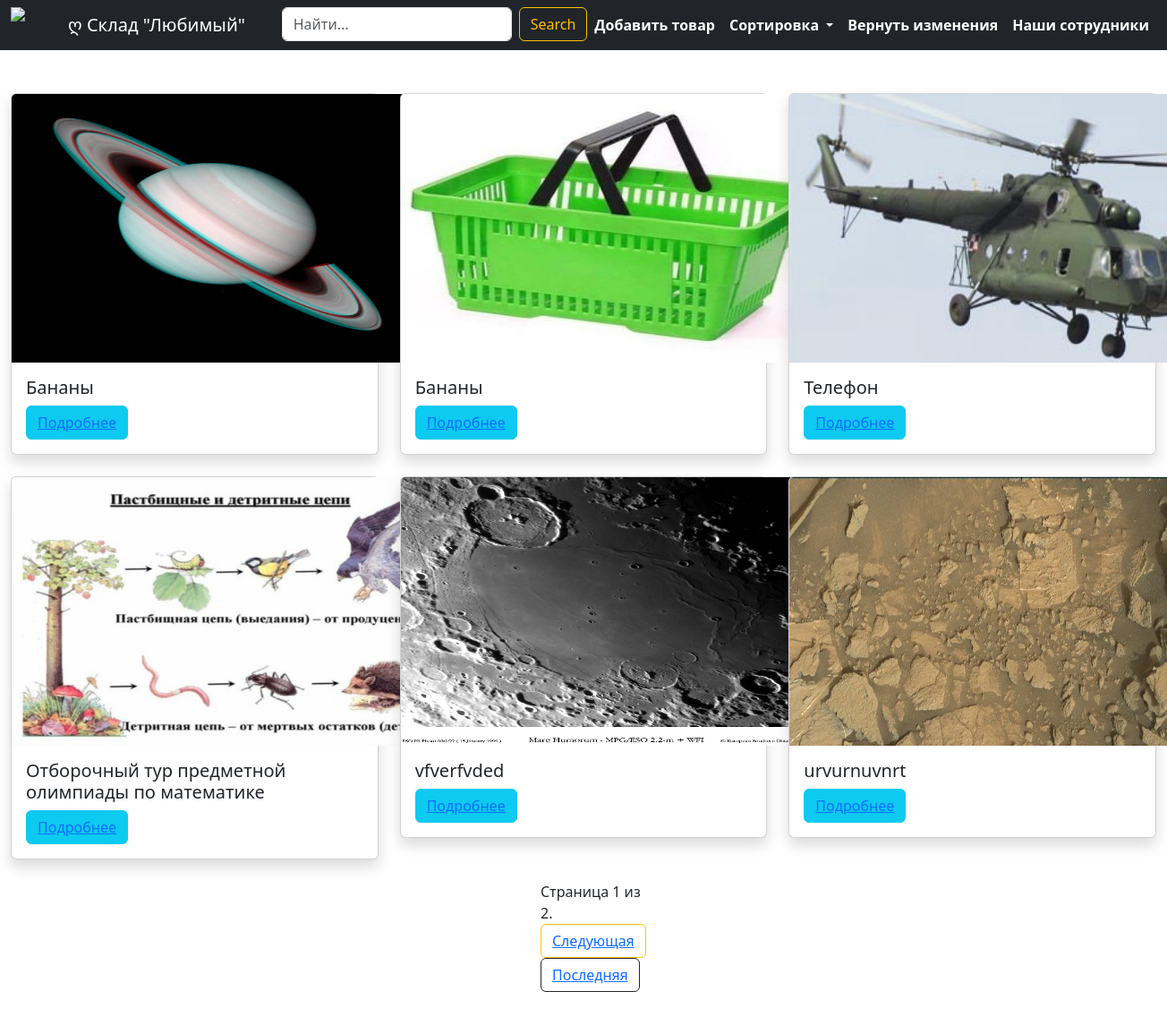
The page /inventar_detail/1 (signed in) on the database as committed earlier.
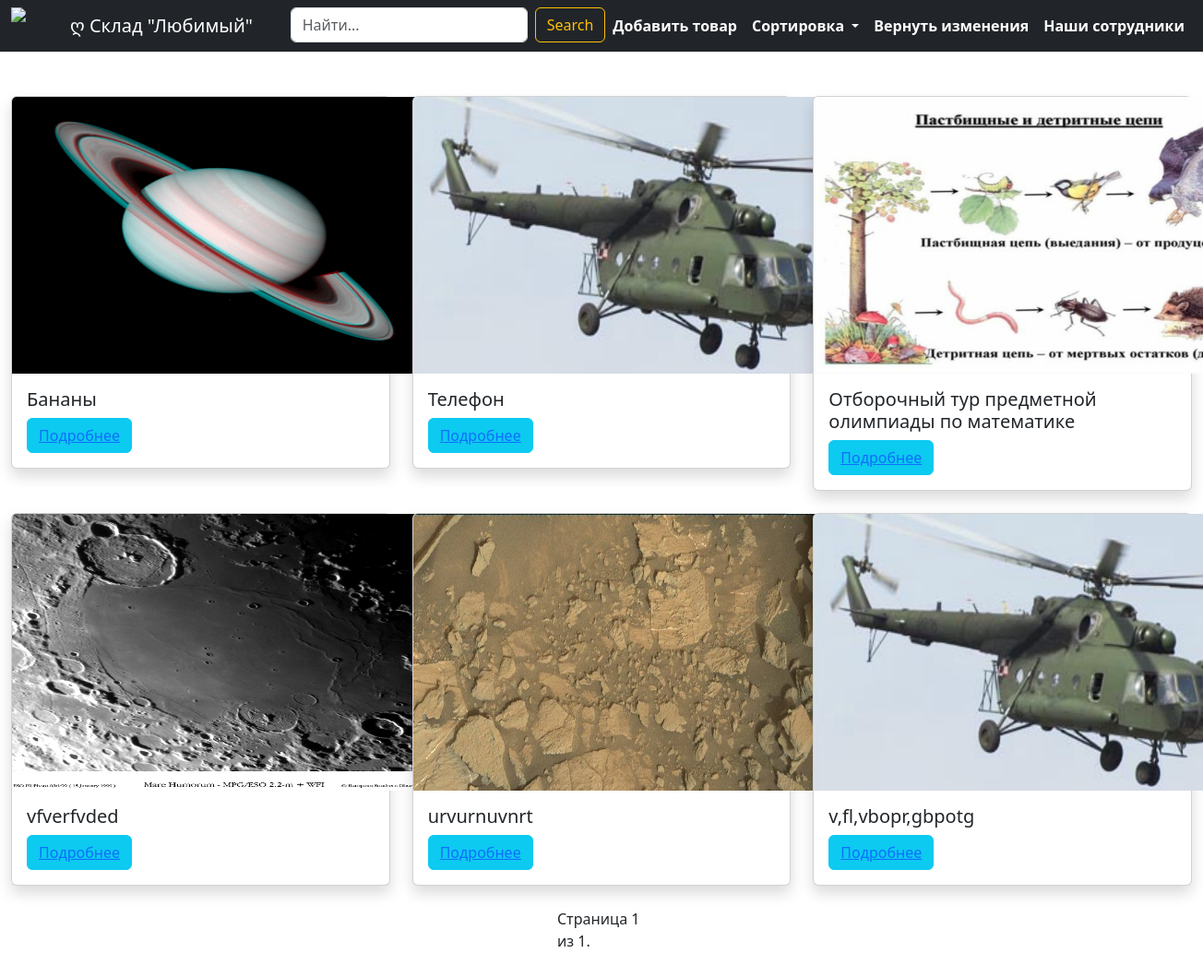
The same page on the database as committed later.
### main/models.py (models this page shows, shortened)
class Inventar(models.Model):
    name = models.CharField('Название', max_length=100)
    category = models.ForeignKey(Category, on_delete=models.CASCADE, related_name='category_category')
    kod = models.IntegerField('Код')
    price = models.FloatField('Цена')
    image = models.ImageField(upload_to='images/', blank=True)
    created_at = models.DateField(auto_now_add=True)
    updated_at = models.DateField(auto_now=True)
    user = models.ForeignKey(User, on_delete=models.CASCADE, related_name='registration_inventar')

### main/views.py (the view)
# urls.py: path('inventar_detail/<int:category_id>', views.inventar_detail, name='inventar_detail'),
def inventar_detail(request, category_id):
    category = get_object_or_404(Category, pk=category_id, user=request.user)
    inventars = Inventar.objects.filter(category=category, user=request.user)
    paginator = Paginator(inventars, 6)
    page_number = request.GET.get('page')
    page_obj = paginator.get_page(page_number)
    return render(request, 'inventar_detail.html', {'page_obj': page_obj, 'category': category})

### templates/inventar_detail.html (shortened to what this page needs)
{% load static %}
<!DOCTYPE html>
<html lang="en">
<head>
    <link rel="stylesheet" href="{% static 'css/rrr.css' %}">
    <link href="https://cdn.jsdelivr.net/npm/bootstrap@5.3.3/dist/css/bootstrap.min.css" rel="stylesheet"
>
</head>
<body>
<nav class="navbar navbar-expand-lg navbar-dark bg-dark">
    <div class="container-fluid">
        <img src="https://www.freeiconspng.com/uploads/warehouse-inventory-icon-10.png" alt="Иконка" style="width: 5%">
        <a class="navbar-brand" href="{% url 'main' %}">ღ Склад "Любимый"</a>
        <div class="collapse navbar-collapse justify-content-end" id="navbarNav">
            <ul class="navbar-nav">
                <li class="nav-item">
                    <form class="d-flex" action="{% url 'search_results_detail' category.id %}" method="get">
                        <input name="q" class="form-control me-2" type="text" placeholder="Найти...">
                        <button class="btn btn-outline-warning" type="submit">Search</button>
                    </form>
                </li>
                <li class="nav-item">
                    <a class="nav-link text-white fw-bold" href="{% url 'inventar_forms' %}"> Добавить товар</a>
                </li>
                <li class="nav-item dropdown">
                    <a class="nav-link dropdown-toggle text-white fw-bold" href="#" id="navbarDropdown" role="button"
                       data-bs-toggle="dropdown" aria-expanded="false">
                        Сортировка
                    </a>
                </li>
                <li class="nav-item">
                    <a class="nav-link text-white fw-bold" href="{% url 'inventar_detail' category.id %}">Вернуть изменения</a>
                </li>
                <li class="nav-item">
                    <a class="nav-link text-white fw-bold" href="{% url 'employee' %}">Наши сотрудники</a>
                </li>
            </ul>
        </div>
    </div>
</nav>
<div class="container-fluid mt-5">
    <div class="row">
        {% for inventar in page_obj %}
        <div class="col-md-4 mb-4">
            <div class="card shadow">
                {% if inventar.image %}
                <img src="{{ inventar.image.url }}" class="card-img-top" style="width: 481px; height: 300px">
                {% endif %}
                <div class="card-body">
                    <h5 class="card-title">{{inventar.name}}</h5>
                    <button type="button" class="btn btn-info"><a href="{% url 'detail' inventar.id %}">Подробнее</a>
                    </button>
                </div>
            </div>
        </div>
        {% endfor %}
    </div>
</div>
<div class="pagination">
    <span class="step-links">
        <span class="current">
            Страница {{ page_obj.number }} из {{ page_obj.paginator.num_pages }}.
        </span>
        {% if page_obj.has_next %}
        <button type="button" class="btn btn-outline-warning"><a
                href="?page={{ page_obj.next_page_number }}">Следующая</a></button>
        <button type="button" class="btn btn-outline-dark"><a
                href="?page={{ page_obj.paginator.num_pages }}">Последняя</a></button>
        {% endif %}
    </span>
</div>
<br>
<br>
</body>
</html>

### templates/inventar_detail.html (style rules this page uses)
.pagination { margin-left: auto; margin-right: auto; width: 6em }

Rows that differ between the two databases and show on the page:
removed Inventar: image (picture), name "Бананы"
now on this page (row unchanged): Inventar: image (picture), name "v,fl,vbopr,gbpotg"
Other text that changed with them:
{{ page_obj.paginator.num_pages }}: "2" → "1"
text no longer shown: "Следующая Последняя"
